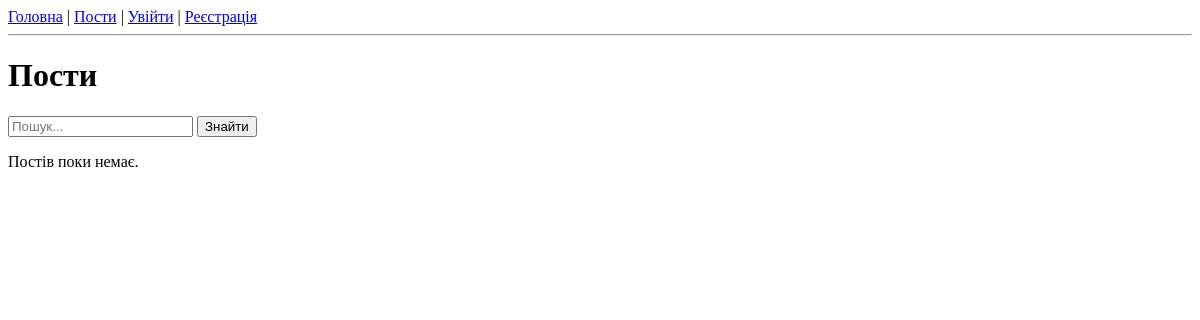
The app's page /posts/, older data.
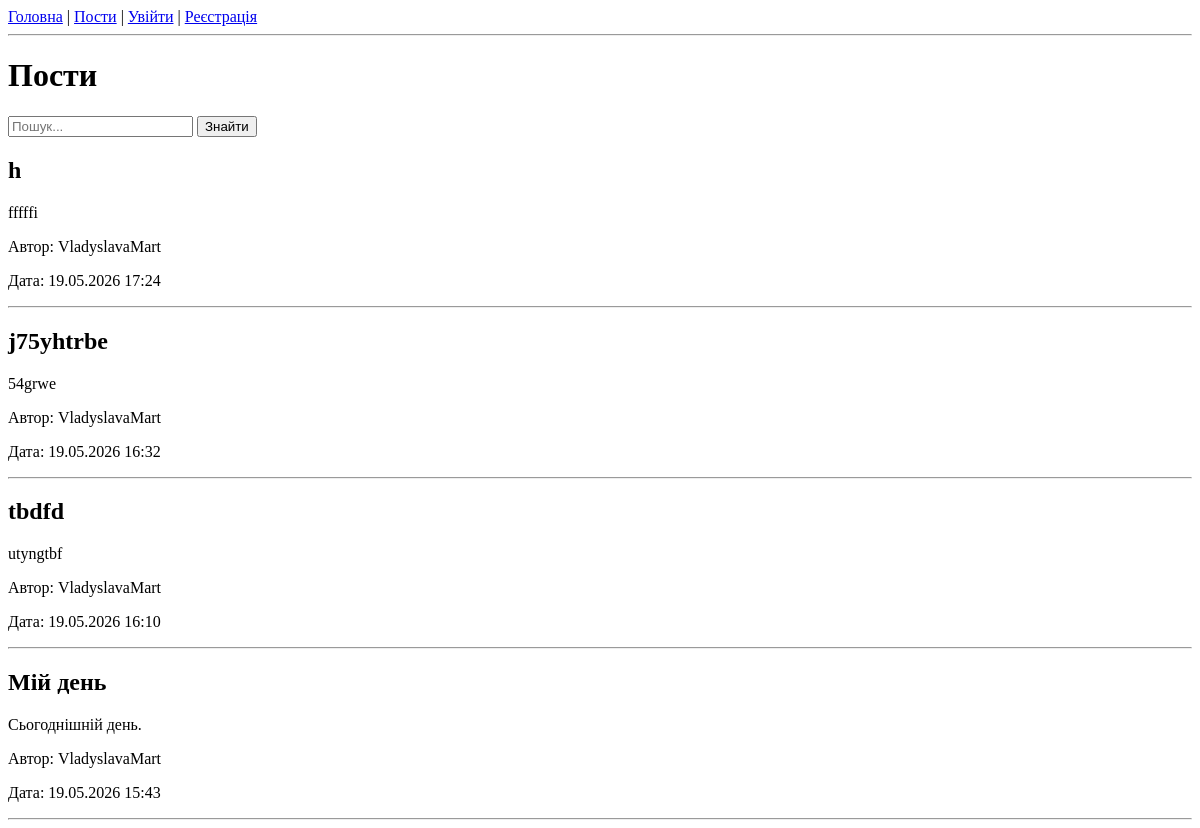
The same page, newer data.
### posts/models.py (models this page shows, shortened)
class Post(models.Model):
    title = models.CharField(max_length=100)
    content = models.TextField()
    user = models.ForeignKey(settings.AUTH_USER_MODEL, on_delete=models.CASCADE)
    created_at = models.DateTimeField(default=timezone.now)

### posts/views.py (the view)
# urls.py: path('posts/', views.post_list, name='post_list'),
def post_list(request):
    query = request.GET.get('search', '')
    posts = Post.objects.all().select_related('user').order_by('-created_at')
    if query:
        posts = posts.filter(Q(title__icontains=query) | Q(content__icontains=query))
    return render(request, 'post_list.html', {'posts': posts, 'query': query})

### templates/post_list.html (shortened to what this page needs)
{% extends 'base.html' %}
{% block content %}
<h1>Пости</h1>
<form action="{% url 'post_list' %}" method="get">
    <input type="text" name="search" placeholder="Пошук..." value="{{ query }}">
    <button type="submit">Знайти</button>
</form>
{% for post in posts %}
    <article>
        <h2>{{ post.title }}</h2>
        <p>{{ post.content }}</p>
        <p>Автор: {{ post.user.username }}</p>
        <p>Дата: {{ post.created_at|date:"d.m.Y H:i" }}</p>
    </article>
    <hr>
{% empty %}
    <p>Постів поки немає.</p>
{% endfor %}
{% endblock %}

### templates/base.html (shortened to what this page needs)
<!DOCTYPE html>
<html lang="uk">
<head>
</head>
<body>
    <header>
        <nav>
            <a href="{% url 'dashboard' %}">Головна</a> |
            <a href="{% url 'post_list' %}">Пости</a> |
            {% if user.is_authenticated %}
                <a href="{% url 'post_create' %}">Створити пост</a> |
                <a href="{% url 'profile' %}">Мій профіль</a> |
                <form action="{% url 'logout' %}" method="post" style="display:inline;">
                    {% csrf_token %}
                    <button type="submit">Вийти</button>
                </form>
            {% else %}
                <a href="{% url 'login' %}">Увійти</a> |
                <a href="{% url 'register' %}">Реєстрація</a>
            {% endif %}
        </nav>
    </header>
    <hr>
    <main>
        {% block content %}
        {% endblock %}
    </main>
</body>
</html>

Row changes from the older to the newer data that the page shows:
added Post: title "h", content "fffffi", user.username "VladyslavaMart", created_at "19.05.2026 17:24"
added Post: title "j75yhtrbe", content "54grwe", user.username "VladyslavaMart", created_at "19.05.2026 16:32"
added Post: title "tbdfd", content "utyngtbf", user.username "VladyslavaMart", created_at "19.05.2026 16:10"
added Post: title "Мій день", content "Сьогоднішній день.", user.username "VladyslavaMart", created_at "19.05.2026 15:43"
Text that changed along with them:
text no longer shown: "Постів поки немає."
